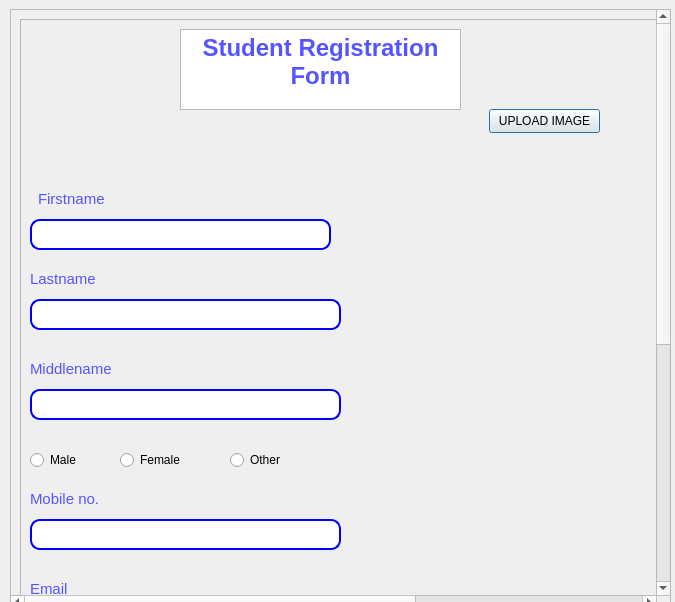
<?xml version="1.0" encoding="UTF-8"?>
<ui version="4.0">
 <class>staffform</class>
 <widget class="QDialog" name="staffform">
  <property name="geometry">
   <rect>
    <x>0</x>
    <y>0</y>
    <width>675</width>
    <height>602</height>
   </rect>
  </property>
  <property name="windowTitle">
   <string>Dialog</string>
  </property>
  <widget class="QScrollArea" name="scrollArea">
   <property name="geometry">
    <rect>
     <x>10</x>
     <y>9</y>
     <width>661</width>
     <height>601</height>
    </rect>
   </property>
   <property name="styleSheet">
    <string notr="true"/>
   </property>
   <property name="widgetResizable">
    <bool>true</bool>
   </property>
   <widget class="QWidget" name="scrollAreaWidgetContents_4">
    <property name="geometry">
     <rect>
      <x>0</x>
      <y>0</y>
      <width>1018</width>
      <height>1018</height>
     </rect>
    </property>
    <layout class="QVBoxLayout" name="verticalLayout">
     <item>
      <widget class="QFrame" name="frame">
       <property name="minimumSize">
        <size>
         <width>1000</width>
         <height>1000</height>
        </size>
       </property>
       <property name="font">
        <font>
         <pointsize>12</pointsize>
        </font>
       </property>
       <property name="styleSheet">
        <string notr="true">color: rgb(0, 0, 0);</string>
       </property>
       <property name="frameShape">
        <enum>QFrame::Shape::StyledPanel</enum>
       </property>
       <property name="frameShadow">
        <enum>QFrame::Shadow::Raised</enum>
       </property>
       <widget class="QLabel" name="label">
        <property name="geometry">
         <rect>
          <x>0</x>
          <y>10</y>
          <width>111</width>
          <height>101</height>
         </rect>
        </property>
        <property name="styleSheet">
         <string notr="true">image: url(:/images/images/stureg.webp);</string>
        </property>
        <property name="text">
         <string/>
        </property>
       </widget>
       <widget class="QTextBrowser" name="textBrowser">
        <property name="geometry">
         <rect>
          <x>160</x>
          <y>10</y>
          <width>281</width>
          <height>81</height>
         </rect>
        </property>
        <property name="html">
         <string>&lt;!DOCTYPE HTML PUBLIC &quot;-//W3C//DTD HTML 4.0//EN&quot; &quot;http://www.w3.org/TR/REC-html40/strict.dtd&quot;&gt;
&lt;html&gt;&lt;head&gt;&lt;meta name=&quot;qrichtext&quot; content=&quot;1&quot; /&gt;&lt;meta charset=&quot;utf-8&quot; /&gt;&lt;style type=&quot;text/css&quot;&gt;
p, li { white-space: pre-wrap; }
hr { height: 1px; border-width: 0; }
li.unchecked::marker { content: &quot;\2610&quot;; }
li.checked::marker { content: &quot;\2612&quot;; }
&lt;/style&gt;&lt;/head&gt;&lt;body style=&quot; font-family:'Segoe UI'; font-size:9pt; font-weight:400; font-style:normal;&quot;&gt;
&lt;p align=&quot;center&quot; style=&quot; margin-top:0px; margin-bottom:0px; margin-left:0px; margin-right:0px; -qt-block-indent:0; text-indent:0px;&quot;&gt;&lt;span style=&quot; font-size:18pt; font-weight:700; color:#5555ff;&quot;&gt;Student Registration Form&lt;/span&gt;&lt;/p&gt;&lt;/body&gt;&lt;/html&gt;</string>
        </property>
       </widget>
       <widget class="QLabel" name="label_2">
        <property name="geometry">
         <rect>
          <x>480</x>
          <y>10</y>
          <width>81</width>
          <height>71</height>
         </rect>
        </property>
        <property name="styleSheet">
         <string notr="true">image: url(:/images/images/userprof.png);</string>
        </property>
        <property name="text">
         <string/>
        </property>
       </widget>
       <widget class="QPushButton" name="imagebutn">
        <property name="geometry">
         <rect>
          <x>469</x>
          <y>90</y>
          <width>111</width>
          <height>24</height>
         </rect>
        </property>
        <property name="text">
         <string>UPLOAD IMAGE</string>
        </property>
       </widget>
       <widget class="QLabel" name="label_3">
        <property name="geometry">
         <rect>
          <x>18</x>
          <y>160</y>
          <width>91</width>
          <height>41</height>
         </rect>
        </property>
        <property name="text">
         <string>&lt;html&gt;&lt;head/&gt;&lt;body&gt;&lt;p&gt;&lt;span style=&quot; font-size:11pt; color:#5555ff;&quot;&gt;Firstname&lt;/span&gt;&lt;/p&gt;&lt;/body&gt;&lt;/html&gt;</string>
        </property>
       </widget>
       <widget class="QLineEdit" name="first_name">
        <property name="enabled">
         <bool>true</bool>
        </property>
        <property name="geometry">
         <rect>
          <x>10</x>
          <y>200</y>
          <width>301</width>
          <height>31</height>
         </rect>
        </property>
        <property name="font">
         <font>
          <pointsize>12</pointsize>
          <bold>true</bold>
         </font>
        </property>
        <property name="styleSheet">
         <string notr="true">#first_name{
 border: 2px solid blue;
border-radius: 10px;
}
</string>
        </property>
        <property name="text">
         <string/>
        </property>
       </widget>
       <widget class="QLabel" name="label_4">
        <property name="geometry">
         <rect>
          <x>10</x>
          <y>240</y>
          <width>91</width>
          <height>41</height>
         </rect>
        </property>
        <property name="text">
         <string>&lt;html&gt;&lt;head/&gt;&lt;body&gt;&lt;p&gt;&lt;span style=&quot; font-size:11pt; color:#5555ff;&quot;&gt;Lastname&lt;/span&gt;&lt;/p&gt;&lt;/body&gt;&lt;/html&gt;</string>
        </property>
       </widget>
       <widget class="QLineEdit" name="lastname">
        <property name="geometry">
         <rect>
          <x>10</x>
          <y>280</y>
          <width>311</width>
          <height>31</height>
         </rect>
        </property>
        <property name="font">
         <font>
          <pointsize>12</pointsize>
          <italic>true</italic>
          <bold>true</bold>
         </font>
        </property>
        <property name="styleSheet">
         <string notr="true">#lastname{
  border: 2px solid blue;
border-radius: 10px;
}</string>
        </property>
       </widget>
       <widget class="QLineEdit" name="middlname">
        <property name="geometry">
         <rect>
          <x>10</x>
          <y>370</y>
          <width>311</width>
          <height>31</height>
         </rect>
        </property>
        <property name="font">
         <font>
          <pointsize>12</pointsize>
          <italic>true</italic>
          <bold>true</bold>
         </font>
        </property>
        <property name="styleSheet">
         <string notr="true">#middlname{
   border: 2px solid blue;
border-radius: 10px;
}</string>
        </property>
       </widget>
       <widget class="QLabel" name="label_5">
        <property name="geometry">
         <rect>
          <x>10</x>
          <y>330</y>
          <width>91</width>
          <height>41</height>
         </rect>
        </property>
        <property name="text">
         <string>&lt;html&gt;&lt;head/&gt;&lt;body&gt;&lt;p&gt;&lt;span style=&quot; font-size:11pt; color:#5555ff;&quot;&gt;Middlename&lt;/span&gt;&lt;/p&gt;&lt;/body&gt;&lt;/html&gt;</string>
        </property>
       </widget>
       <widget class="QRadioButton" name="maleradio">
        <property name="enabled">
         <bool>true</bool>
        </property>
        <property name="geometry">
         <rect>
          <x>10</x>
          <y>430</y>
          <width>91</width>
          <height>22</height>
         </rect>
        </property>
        <property name="text">
         <string>Male</string>
        </property>
       </widget>
       <widget class="QRadioButton" name="female_radio">
        <property name="geometry">
         <rect>
          <x>100</x>
          <y>430</y>
          <width>91</width>
          <height>22</height>
         </rect>
        </property>
        <property name="text">
         <string>Female</string>
        </property>
       </widget>
       <widget class="QRadioButton" name="other">
        <property name="geometry">
         <rect>
          <x>210</x>
          <y>430</y>
          <width>91</width>
          <height>22</height>
         </rect>
        </property>
        <property name="text">
         <string>Other</string>
        </property>
       </widget>
       <widget class="QLineEdit" name="mobilenum">
        <property name="geometry">
         <rect>
          <x>10</x>
          <y>500</y>
          <width>311</width>
          <height>31</height>
         </rect>
        </property>
        <property name="font">
         <font>
          <pointsize>12</pointsize>
          <italic>true</italic>
          <bold>true</bold>
         </font>
        </property>
        <property name="styleSheet">
         <string notr="true">#mobilenum{
  border: 2px solid blue;
border-radius: 10px;
}</string>
        </property>
       </widget>
       <widget class="QLabel" name="label_6">
        <property name="geometry">
         <rect>
          <x>10</x>
          <y>460</y>
          <width>91</width>
          <height>41</height>
         </rect>
        </property>
        <property name="text">
         <string>&lt;html&gt;&lt;head/&gt;&lt;body&gt;&lt;p&gt;&lt;span style=&quot; font-size:11pt; color:#5555ff;&quot;&gt;Mobile no.&lt;/span&gt;&lt;/p&gt;&lt;/body&gt;&lt;/html&gt;</string>
        </property>
       </widget>
       <widget class="QLabel" name="label_7">
        <property name="geometry">
         <rect>
          <x>10</x>
          <y>550</y>
          <width>91</width>
          <height>41</height>
         </rect>
        </property>
        <property name="text">
         <string>&lt;html&gt;&lt;head/&gt;&lt;body&gt;&lt;p&gt;&lt;span style=&quot; font-size:11pt; color:#5555ff;&quot;&gt;Email&lt;/span&gt;&lt;/p&gt;&lt;/body&gt;&lt;/html&gt;</string>
        </property>
       </widget>
       <widget class="QLineEdit" name="email">
        <property name="geometry">
         <rect>
          <x>10</x>
          <y>590</y>
          <width>311</width>
          <height>31</height>
         </rect>
        </property>
        <property name="font">
         <font>
          <pointsize>12</pointsize>
          <italic>true</italic>
          <bold>true</bold>
         </font>
        </property>
        <property name="styleSheet">
         <string notr="true">#email{
border: 2px solid blue;
border-radius: 10px;
}</string>
        </property>
       </widget>
       <widget class="QLabel" name="label_15">
        <property name="geometry">
         <rect>
          <x>10</x>
          <y>650</y>
          <width>121</width>
          <height>41</height>
         </rect>
        </property>
        <property name="text">
         <string>&lt;html&gt;&lt;head/&gt;&lt;body&gt;&lt;p&gt;&lt;span style=&quot; font-size:11pt; color:#5555ff;&quot;&gt;Contact Address&lt;/span&gt;&lt;/p&gt;&lt;/body&gt;&lt;/html&gt;</string>
        </property>
       </widget>
       <widget class="QLineEdit" name="contact">
        <property name="geometry">
         <rect>
          <x>10</x>
          <y>690</y>
          <width>311</width>
          <height>91</height>
         </rect>
        </property>
        <property name="font">
         <font>
          <pointsize>12</pointsize>
          <italic>true</italic>
          <bold>true</bold>
         </font>
        </property>
        <property name="styleSheet">
         <string notr="true">#contact{
border: 2px solid blue;
border-radius: 10px;
}</string>
        </property>
       </widget>
       <widget class="QLabel" name="label_16">
        <property name="geometry">
         <rect>
          <x>20</x>
          <y>790</y>
          <width>81</width>
          <height>41</height>
         </rect>
        </property>
        <property name="text">
         <string>&lt;html&gt;&lt;head/&gt;&lt;body&gt;&lt;p&gt;&lt;span style=&quot; font-size:11pt; color:#5555ff;&quot;&gt;Class&lt;/span&gt;&lt;/p&gt;&lt;/body&gt;&lt;/html&gt;</string>
        </property>
       </widget>
       <widget class="QLineEdit" name="class_2">
        <property name="geometry">
         <rect>
          <x>10</x>
          <y>830</y>
          <width>111</width>
          <height>31</height>
         </rect>
        </property>
        <property name="font">
         <font>
          <pointsize>12</pointsize>
          <italic>true</italic>
          <bold>true</bold>
         </font>
        </property>
        <property name="styleSheet">
         <string notr="true">#class_2{
   border: 2px solid blue;
border-radius: 10px;
}</string>
        </property>
       </widget>
       <widget class="QPushButton" name="Register_buttn">
        <property name="geometry">
         <rect>
          <x>160</x>
          <y>910</y>
          <width>251</width>
          <height>61</height>
         </rect>
        </property>
        <property name="font">
         <font>
          <pointsize>14</pointsize>
         </font>
        </property>
        <property name="styleSheet">
         <string notr="true">#Register_buttn{
  border: 2px solid blue;
border-radius: 10px;
}</string>
        </property>
        <property name="text">
         <string>REGISTER</string>
        </property>
       </widget>
      </widget>
     </item>
    </layout>
   </widget>
  </widget>
 </widget>
 <resources/>
 <connections/>
</ui>
